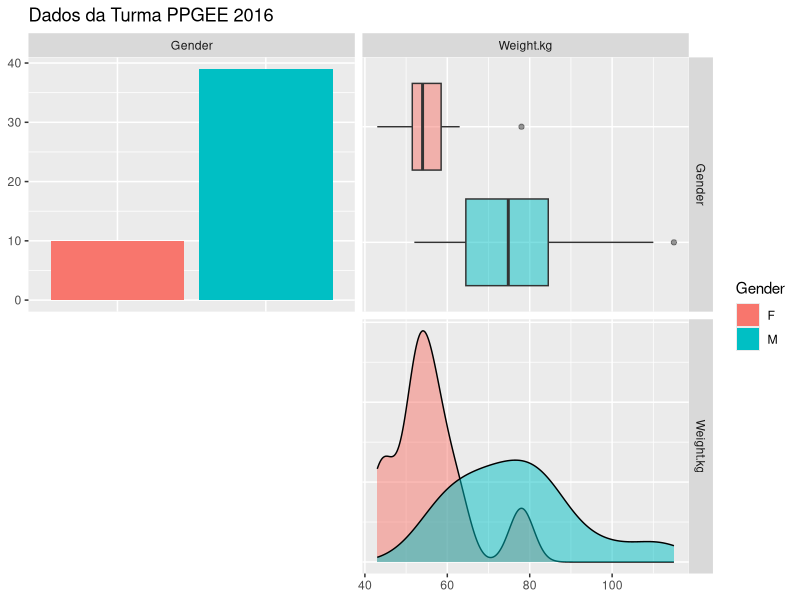
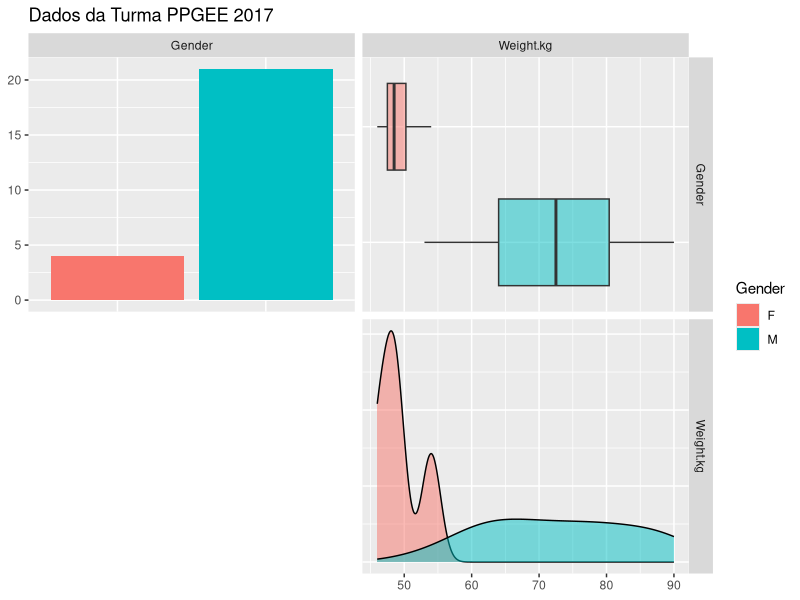

R code for these plots, in order:
## ---- chunk 1
library('knitr')
df2016 = read.csv(file='data/imc_20162.csv')
fem2016 <- df2016[which(df2016$Course=='PPGEE' & df2016$Gender=='F'), ]
masc2016 <- df2016[which(df2016$Course=='PPGEE' & df2016$Gender=='M'), ]

df2017 = read.csv(file='data/CS01_20172.csv', sep=";")
df2017 <- df2017[c(3,2,1,4)]
colnames(df2017)[1] <- "Gender"
fem2017 <- df2017[which(df2017$Sex=="F"), ]
masc2017 <- df2017[which(df2017$Sex=="M"), ]

library(GGally, quietly = T, warn.conflicts = F)
ggpairs(data=df2016, columns=c(3,5),title="Dados da Turma PPGEE 2016", 
        legend = 1,
        mapping = ggplot2::aes(colour=Gender), 
        lower = list(continuous = wrap("smooth", alpha = 0.3, size=0.1), 
                     discrete = "blank", combo="blank"),
        diag = list(discrete="barDiag", 
                    continuous = wrap("densityDiag", alpha=0.5 )), 
        upper = list(combo = wrap("box_no_facet", alpha=0.5),
                     continuous = wrap("cor", size=4, align_percent=0.8)))

ggpairs(data=df2017, columns=c(1,3),title="Dados da Turma PPGEE 2017", 
        legend = 1,
        mapping = ggplot2::aes(colour=Gender), 
        lower = list(continuous = wrap("smooth", alpha = 0.3, size=0.1), 
                     discrete = "blank", combo="blank"),
        diag = list(discrete="barDiag", 
                    continuous = wrap("densityDiag", alpha=0.5 )), 
        upper = list(combo = wrap("box_no_facet", alpha=0.5),
                     continuous = wrap("cor", size=4, align_percent=0.8)))
